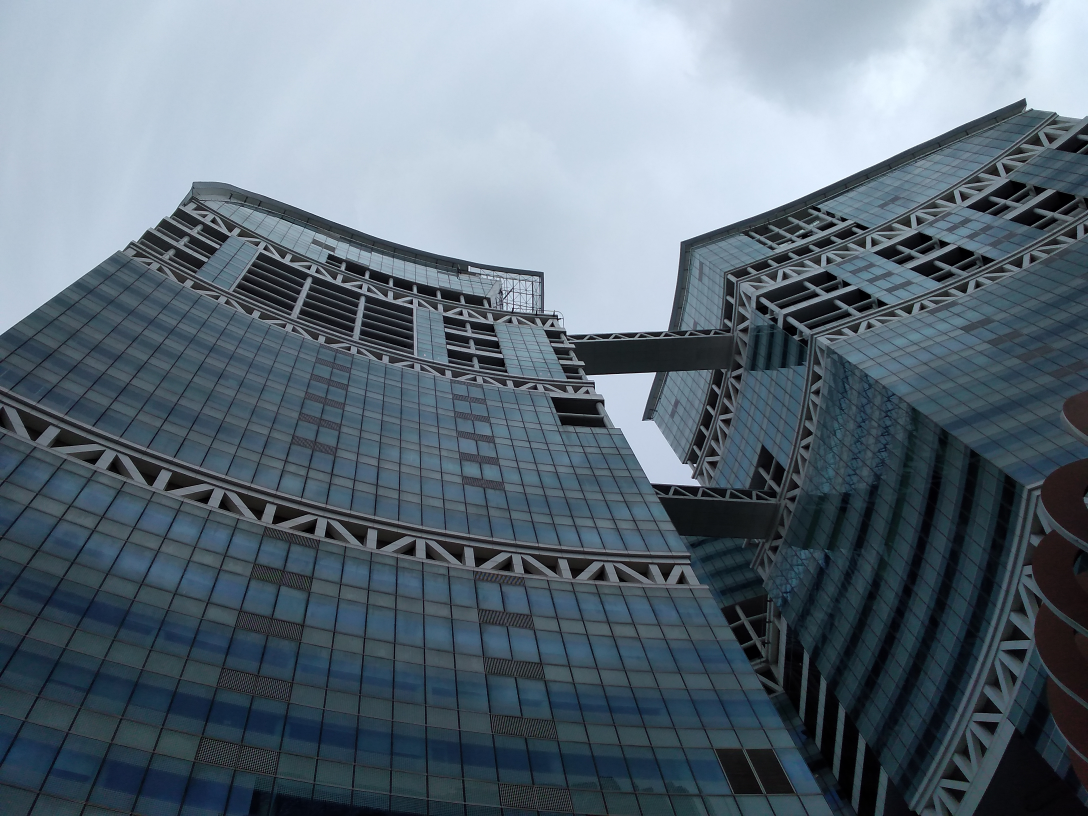
#> input picture W9L7/images/IMG_20200111_141756.jpg, 3264 x 2448 px (shown at 1/3 size)
$ jupyter execute gabor2.ipynb   (older library calls are emulated)
#> lines starting #> are read from the running program, lines starting #| are printed output that depends on the picture; long printed decimals are rounded
# Gabor filtering example 2
##

[cell 1]
import cv2
import numpy as np
from matplotlib import pyplot as plt

[cell 2]
# function to compute the image power. input could be graylevel or color.
#
def am_power(a):
    dim1 = a.shape

    if len(dim1)==2:
        sz = dim1[0] * dim1[1]
    elif len(dim1)==3:
        sz = dim1[0] * dim1[1] * dim1[2]
    pa = np.sum(np.multiply(a,a)) / sz

    return pa

[cell 3]
# input image, you may try different images. e.g.:
# diag_texture.bmp
# IMG_8561.JPG
# IMG_0054.JPG
# hor_texture.jpg
#
img = cv2.imread('images/IMG_20200111_141756.jpg',0)
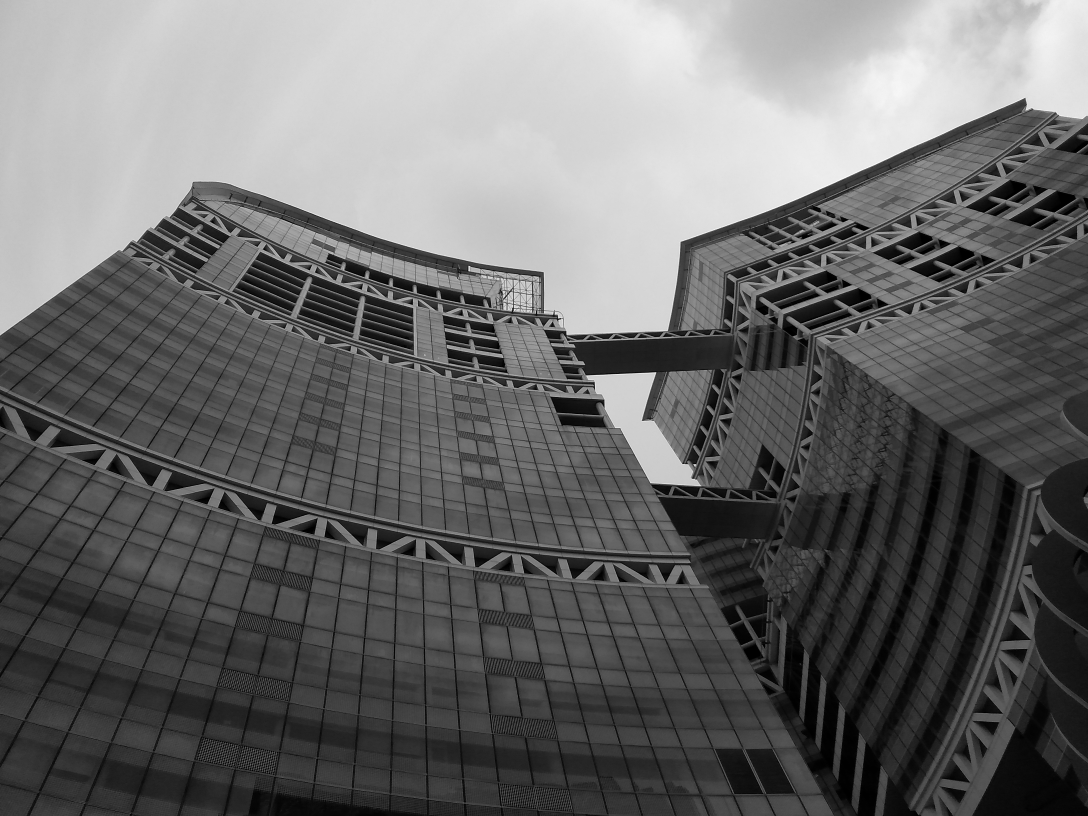
#> img: shape (2448, 3264) (shown at 1/3 size); min 0, max 255, mean 106.2
cv2.imshow('image', img)
cv2.waitKey()
cv2.destroyAllWindows()
cv2.waitKey(1)

## Gabor filters
Python:
cv.getGaborKernel(	ksize, sigma, theta, lambd, gamma[, psi[, ktype]]	) ->	retval
#include <opencv2/imgproc.hpp>

Returns Gabor filter coefficients.

For more details about gabor filter equations and parameters, see: Gabor Filter.

Parameters
ksize	Size of the filter returned.
sigma	Standard deviation of the gaussian envelope.
theta	Orientation of the normal to the parallel stripes of a Gabor function.
lambd	Wavelength of the sinusoidal factor.
gamma	Spatial aspect ratio.
psi	Phase offset.
ktype	Type of filter coefficients. It can be CV_32F or CV_64F .

### TEST 1:
testing different filter rotations, theta, and the results
check the shape and energy of the filtered images after applying any rotated filter
### Attention:
a Gabor filter with larger wavelength or lower frequency detect the lower spatial frequency patterns and lines in your image, while a Gabor filter with shorter wavelength or higher frequency detect the higher spatial frequency patterns and lines in your image.
#### also,
the orientation/direction of your Gabor filter, suggests that lines/edges in a particular direction would be highlighted.

[cell 4]
# test 1: different directions / orientations: theta
# other parameters are fixed
ksize = (21,21)
sigma = 10
lambd= 20
gamma=1
phi = 0
# ------------------------
plt.subplots(3,3,figsize=(12,12))
plt.subplot(331),plt.imshow(img, cmap='gray')
plt.title('Input Image'), plt.xticks([]), plt.yticks([])
kk=332
print('image power =' , am_power(img) )
#> in am_power, `pa = np.sum(np.multiply(a,a)) / sz`: pa = 114.2
#| image power = 114.164
# -------------------------
for th in [0.0 , np.pi/4 , np.pi/2 , np.pi*3/4]:
    g_kernel = cv2.getGaborKernel(ksize, sigma, th, lambd, gamma, phi, ktype=cv2.CV_32F)
    filtered_img = cv2.filter2D(img, cv2.CV_8UC3, g_kernel)

    plt.subplot(kk),plt.imshow(g_kernel , cmap = 'gray')
    plt.title(['filter',kk]), plt.xticks([]), plt.yticks([])
    plt.subplot(kk+1),plt.imshow(filtered_img , cmap = 'gray')
    plt.title(['Filtered Image', kk]), plt.xticks([]), plt.yticks([])
    print('index:', kk, '\t theta = ', round(th,3) ,'\t detail image power=', am_power(filtered_img))
    kk += 2
#> this loop made 4 passes
#> pa in am_power on passes 1 to 4: 4.12, 2.15, 5.07, 1.89
#| index: 332 	 theta =  0.0 	 detail image power= 4.120
#| index: 334 	 theta =  0.785 	 detail image power= 2.150
#| index: 336 	 theta =  1.571 	 detail image power= 5.071
#| index: 338 	 theta =  2.356 	 detail image power= 1.887
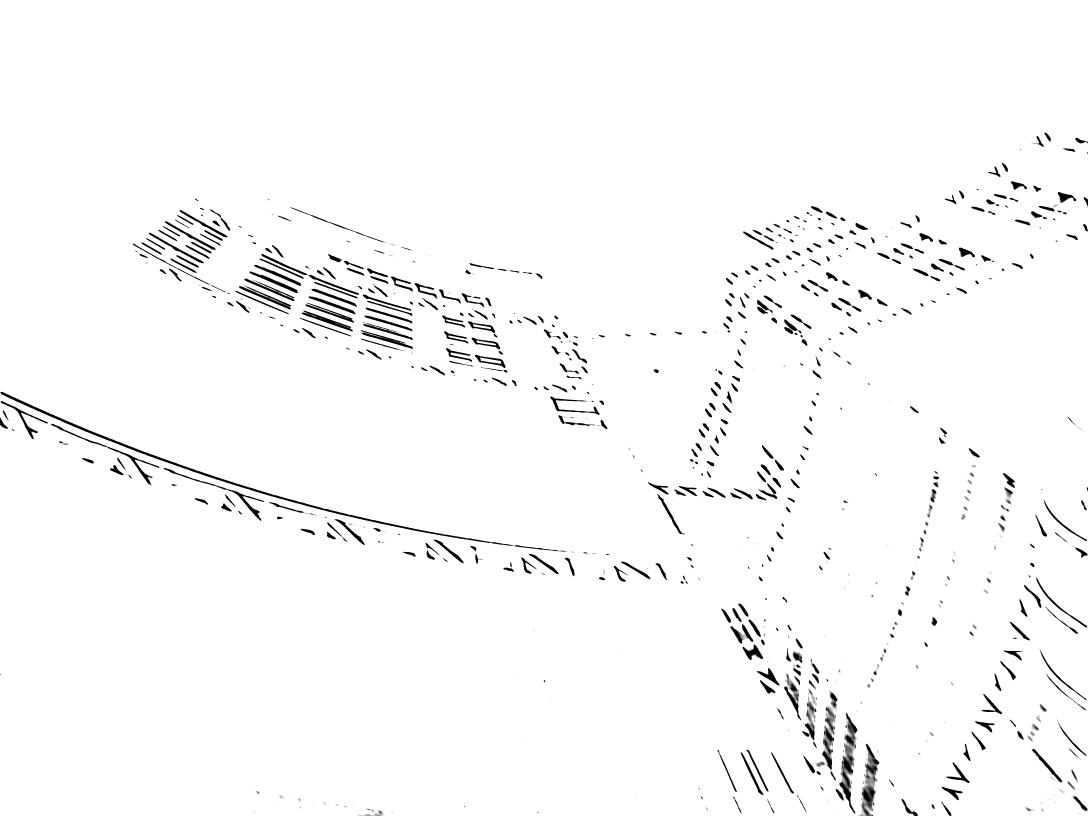
#> filtered_img: shape (2448, 3264) (shown at 1/3 size); min 0, max 255, mean 249.5
#> after the loop, kk = 340

now we fix the theta, and change the sigma= filter Guassian envelop width, and
lambd= filter wavelength (1/frequency) and showing the results.
you may try different images, and different sigma/lambd

[cell 5]
#### test 2: different scale/ frequency: sigma and lambda
# other parameters are fixed
ksize = (21,21)
th = np.pi/4
gamma=1
phi = 0
# ------------------------
plt.subplots(3,3,figsize=(15,15))
plt.subplot(331),plt.imshow(img, cmap='gray')
plt.title('Input Image'), plt.xticks([]), plt.yticks([])
kk=332
print('image power =' , am_power(img) )
#| image power = 114.164
# -------------------------
for sigma,lambd in [[8,16],[10,20], [10, 4], [4,4]]:
    g_kernel = cv2.getGaborKernel(ksize, sigma, th, lambd, gamma, phi, ktype=cv2.CV_32F)
    filtered_img = cv2.filter2D(img, cv2.CV_8UC3, g_kernel)

    plt.subplot(kk),plt.imshow(g_kernel , cmap = 'gray')
    plt.title(['filter',kk]), plt.xticks([]), plt.yticks([])
    plt.subplot(kk+1),plt.imshow(filtered_img , cmap = 'gray')
    plt.title(['Filtered Image',kk]), plt.xticks([]), plt.yticks([])
    print('index: ',kk,'\tsigma , lambda = ', round(sigma,4),' , ', round(lambd,4),'\t detail image power=', am_power(filtered_img))
    kk += 2
#> this loop made 4 passes
#> pa in am_power on passes 1 to 4: 5.43, 2.15, 94.93, 34.38
#| index:  332 	sigma , lambda =  8  ,  16 	 detail image power= 5.426
#| index:  334 	sigma , lambda =  10  ,  20 	 detail image power= 2.150
#| index:  336 	sigma , lambda =  10  ,  4 	 detail image power= 94.934
#| index:  338 	sigma , lambda =  4  ,  4 	 detail image power= 34.376
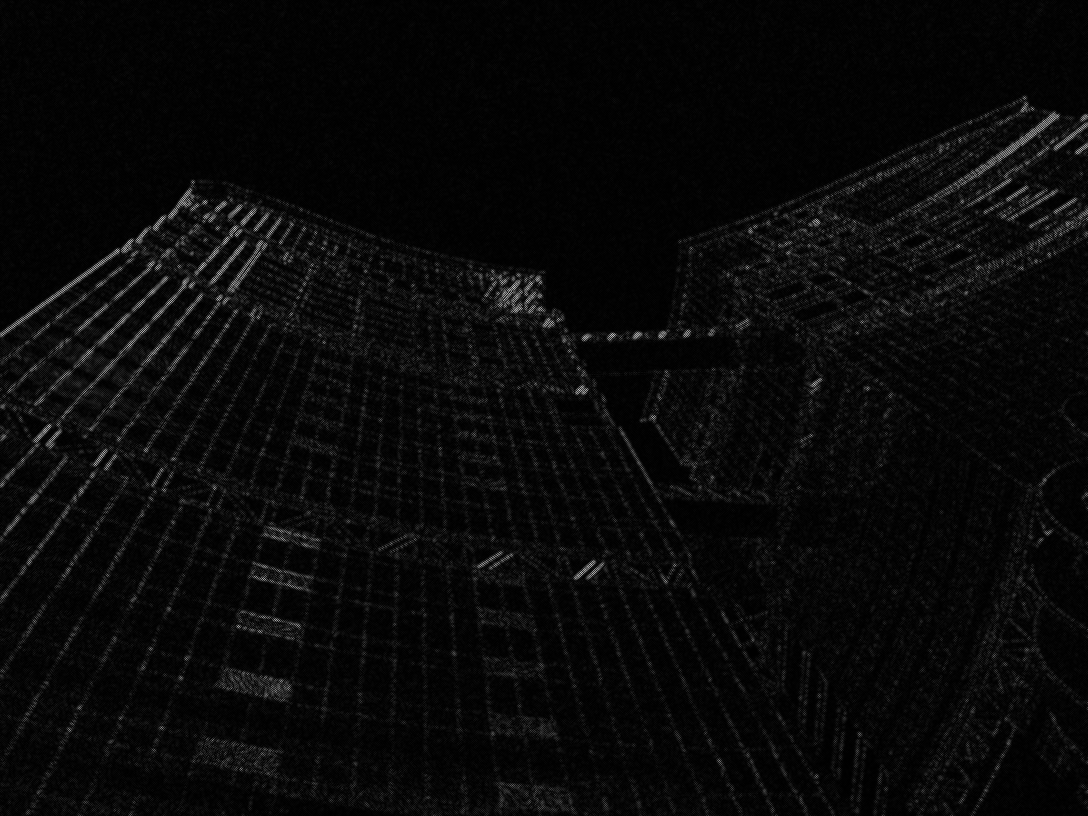
#> filtered_img: shape (2448, 3264) (shown at 1/3 size); min 0, max 255, mean 8.9
#> after the loop, kk = 340
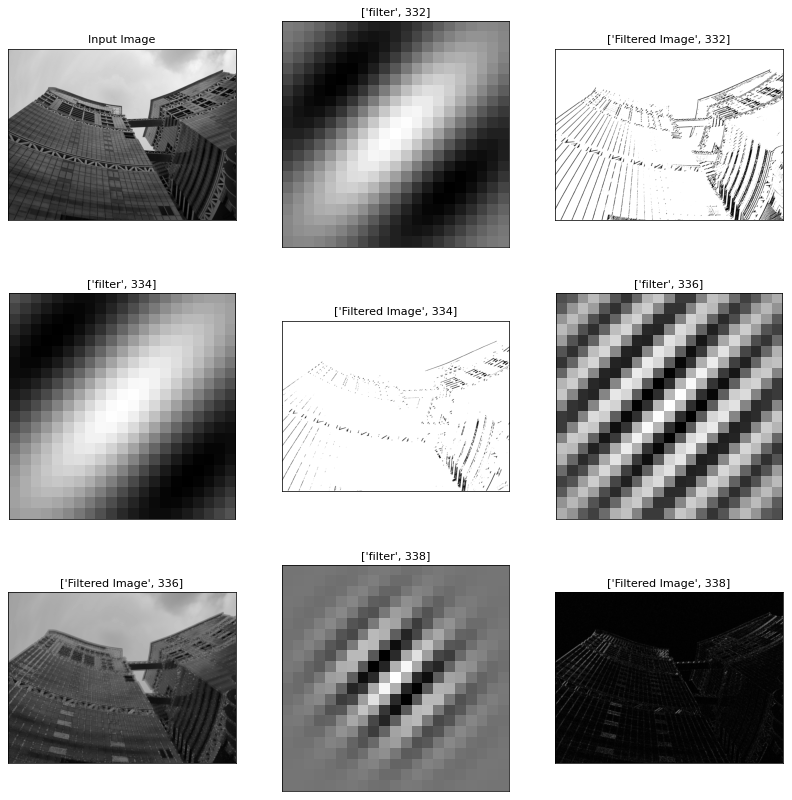
#> figure drawn by matplotlib, 9 panels

now we check the gamma and phi, see what's happened when we change them
1st row: different gamma
2nd row: different phi, it actually determines the phase of the Gabor filter's sine wave

[cell 6]
# test 3: different Phi and sigma, just filters
# other parameters are fixed
ksize = (21,21)
th = 0
sigma= 10
lambd = 5
# ------------------------
kk=231
# -------------------------
plt.subplots(2,3,figsize=(12,12))
phi=0
for gamma in [0.1,1,4]:
    g_kernel = cv2.getGaborKernel(ksize, sigma, th, lambd, gamma, phi, ktype=cv2.CV_32F)
    plt.subplot(kk),plt.imshow(g_kernel , cmap = 'gray')
    plt.title(['filter',gamma]), plt.xticks([]), plt.yticks([])
    kk += 1
#> after the loop, kk = 234
gamma= 1
for phi in [0 , np.pi/6 ,np.pi]:
    g_kernel = cv2.getGaborKernel(ksize, sigma, th, lambd, gamma, phi, ktype=cv2.CV_32F)
    plt.subplot(kk),plt.imshow(g_kernel , cmap = 'gray')
    plt.title(['filter',phi]), plt.xticks([]), plt.yticks([])
    kk += 1
#> after the loop, kk = 237
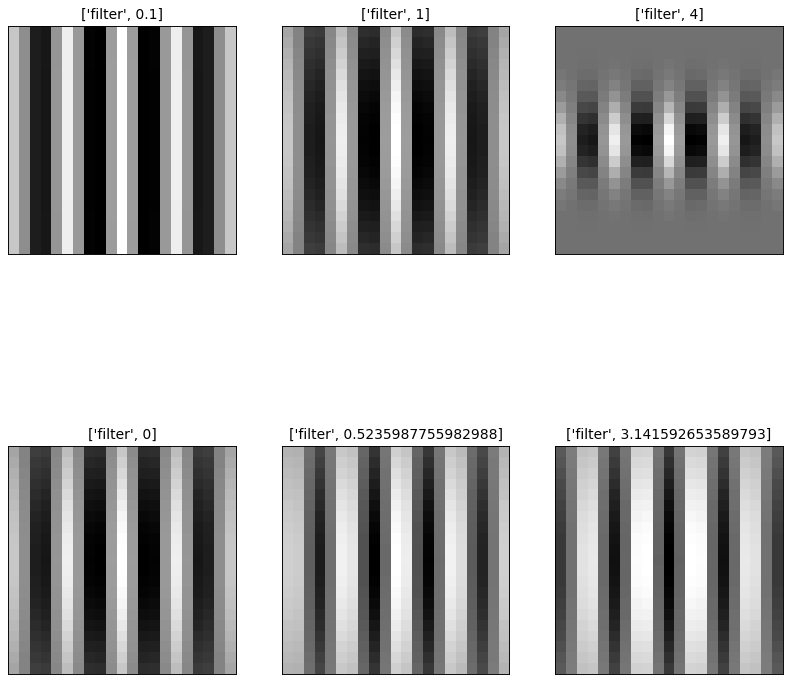
#> figure drawn by matplotlib, 6 panels
